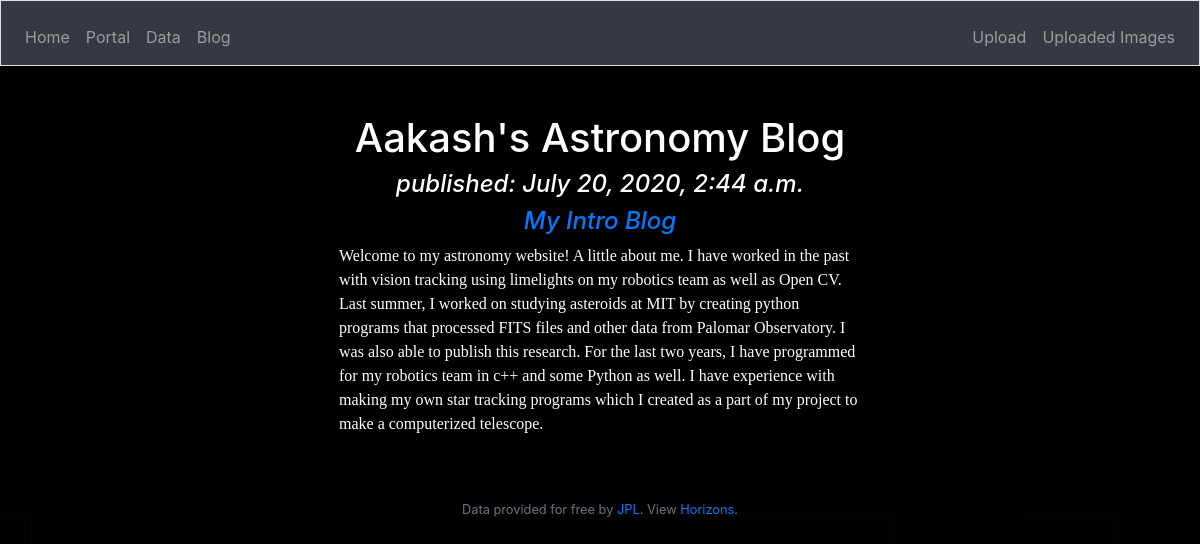
Page /horizons/blog on the committed database.
### horizons/models.py (models this page shows, shortened)
class Post(models.Model):
    author = models.ForeignKey(settings.AUTH_USER_MODEL, on_delete=models.CASCADE)
    title = models.CharField(max_length=200)
    text = models.TextField()
    created_date = models.DateTimeField(default=timezone.now)
    published_date = models.DateTimeField(blank=True, null=True)

### horizons/views.py (the view)
# urls.py: path('blog', views.blog, name='blog')
def blog(request):
    posts = Post.objects.filter(published_date__lte=timezone.now()).order_by('published_date')
    return render(request, 'blog.html', {'posts': posts})

### horizons/templates/blog.html (shortened to what this page needs)
{% extends "layout.html" %}
{% block main %}
<div>
    <h1>Aakash's Astronomy Blog</h1>
</div>
{% for post in posts %}
    <div>
        <h4>published: {{ post.published_date }}</h4>
        <h4><a href="">{{ post.title }}</a></h4>
        <p>{{ post.text|linebreaksbr }}</p>
    </div>
{% endfor %}
{% endblock %}

### horizons/templates/layout.html (shortened to what this page needs)
<!DOCTYPE html>
<html lang="en">
    <head>
        <link href="https://maxcdn.bootstrapcdn.com/bootstrap/4.1.3/css/bootstrap.min.css" rel="stylesheet">
        <link href="/static/styles.css" rel="stylesheet">
    </head>
    <body>
        <nav class="navbar navbar-expand-md navbar-dark bg-dark border">
            <div class="collapse navbar-collapse" id="navbar">
                    <ul class="navbar-nav mr-auto mt-2">
                        <li class="nav-item"><a class="nav-link" href="/horizons">Home</a></li>
                        <li class="nav-item"><a class="nav-link" href="/portal">Portal</a></li>
                        <li class="nav-item"><a class="nav-link" href="/data">Data</a></li>
                        <li class="nav-item"><a class="nav-link" href="/horizons/blog">Blog</a></li>
                        </ul>
                        <ul class="navbar-nav ml-auto mt-2">
                            <li class="nav-item"><a class="nav-link" href="/upload">Upload</a></li>
                            <li class="nav-item"><a class="nav-link" href="/display">Uploaded Images</a></li>
                        </ul>
            </div>
        </nav>
        <main class="container p-5">
            {% block main %}{% endblock %}
        </main>
        <footer class="small text-center text-muted">
            Data provided for free by <a href="https://ssd.jpl.nasa.gov/">JPL</a>. View <a href="https://ssd.jpl.nasa.gov/?horizons">Horizons</a>.
        </footer>
    </body>
</html>

### horizons/static/styles.css (style rules this page uses)
body { background-image: url('/static/images/IMG_1292.JPG'); }
p { font-family: "Times New Roman", Times, serif; width: 50%; color: white; margin-left: auto; margin-right: auto; }
h1 { color: white; text-align: center; }
h4 { text-align:center; font-style: inherit; color: white; font-style: italic; }

### rows in the picture
Post: published_date "July 20, 2020, 2:44 a.m.", title "My Intro Blog", text "Welcome to my astronomy website! A little about me. I have worked in the past with vision tracking using limelights on my robotics team as well as Open CV. Last summer, I worked on studying asteroids at MIT by creating python programs that processed FITS files and other data from Palomar Observatory. I was also able to publish this research. For the last two years, I have programmed for my robotics team in c++ and some Python as well. I have experience with making my own star tracking programs which I created as a part of my project to make a computerized telescope."
